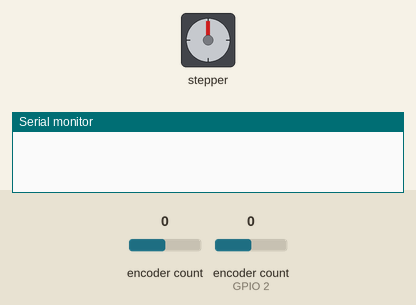
A program run on a simulated ESP32. Parts: stepper motor, the last lines printed to the serial monitor. Wiring (inferred from the names in the program): stepper motor driver (200 steps per turn assumed): step GPIO 33; direction GPIO 32; enable GPIO 13. Inputs (shaded band) come from the test bench; at power-on: encoder count (sensor on GPIO 2) 0, encoder count 0.

Above: at 1.2 s.
1.3 s: encoder count (sensor on GPIO 2) set to 1
At 2.0 s:
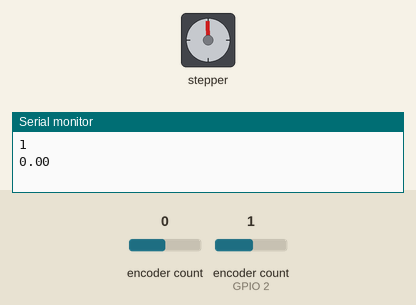
2.8 s: encoder count (sensor on GPIO 2) set to 0
At 3.1 s:
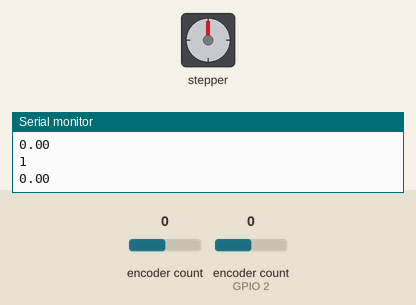
Timing chart, 0 to 5.8 s (numbered marks = the images above; inputs shaded):
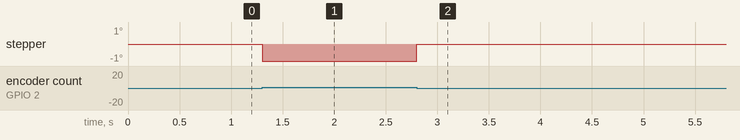

The program:

main.cpp
```cpp
#include <Arduino.h>
#include <ESP32Encoder.h>

const int encoderPin1 = 2;
const int encoderPin2 = 15;

const int directionPin = 32;
const int stepPin      = 33;
const int sleepPin     = 25;
const int resetPin     = 26;
const int stepModeMS2  = 14;
const int stepModeMS1  = 12;
const int enablePin    = 13;

ESP32Encoder encoder;
long lastEncoderPosition = 0;
unsigned long lastMovementTimestamp;

void setup() {
  delay(1);
  // Enable the weak pull down resistors
  ESP32Encoder::useInternalWeakPullResistors=UP;
  // set starting count value
  encoder.clearCount();
  // Attach pins for use as encoder pins
  encoder.attachSingleEdge(encoderPin1, encoderPin2);

  // setup motor
  pinMode(enablePin, OUTPUT);
  pinMode(directionPin, OUTPUT);
  pinMode(stepPin, OUTPUT);
  pinMode(stepModeMS1, OUTPUT);
  pinMode(stepModeMS2, OUTPUT);

  digitalWrite(enablePin, HIGH); //deactivate driver (LOW active)
  digitalWrite(directionPin, LOW); //LOW or HIGH
  digitalWrite(stepPin, LOW);
  digitalWrite(enablePin, LOW); //activate driver
  // set 8 microsteps
  digitalWrite(stepModeMS1, LOW);
  digitalWrite(stepModeMS2, HIGH);

  lastMovementTimestamp = millis();
  // serial debug
  Serial.begin(9600, SERIAL_8N1);
}

void loop() {
  long encoderPosition = encoder.getCount();
  if(encoderPosition == lastEncoderPosition)
  {
    long timeSinceLastMovementInMs = millis() - lastMovementTimestamp;
    if(timeSinceLastMovementInMs > 1000)
    {
      digitalWrite(enablePin, HIGH);
    }
    return;
  }
  digitalWrite(enablePin, LOW); //activate driver
  //Serial.println(encoderPosition);
  //Serial.println(lastEncoderPosition);

  lastMovementTimestamp = millis();
  delay(1);
  if(encoderPosition > lastEncoderPosition)
  {
    digitalWrite(directionPin, LOW);
  }
  else
  {
    digitalWrite(directionPin, HIGH);
  }
  delay(1);
  long stepCount = abs(encoderPosition - lastEncoderPosition);
  Serial.println(stepCount);
  Serial.println(stepCount * log(stepCount));
  lastEncoderPosition = encoderPosition;
  for(int i = 0; i < stepCount * log(stepCount + 1); i++)
  {
    digitalWrite(stepPin, HIGH);
    delayMicroseconds(50);
    digitalWrite(stepPin, LOW);
    delayMicroseconds(50);
  }
}
```
